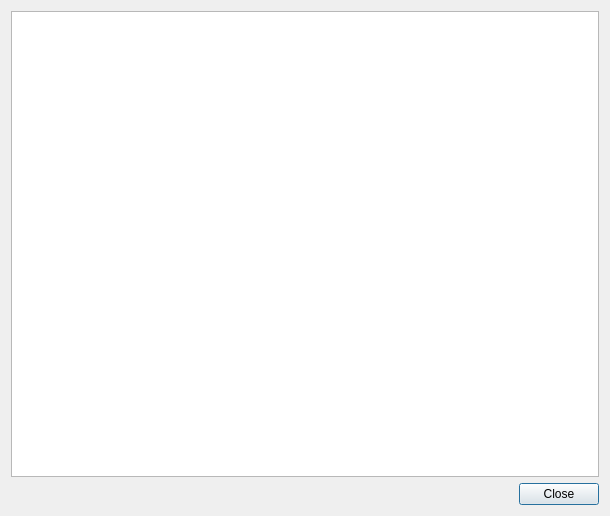
<?xml version="1.0" encoding="UTF-8"?>
<ui version="4.0">
 <class>STACBrowserDialogBase</class>
 <widget class="QDialog" name="STACBrowserDialogBase">
  <property name="geometry">
   <rect>
    <x>0</x>
    <y>0</y>
    <width>610</width>
    <height>516</height>
   </rect>
  </property>
  <property name="windowTitle">
   <string>STAC Browser</string>
  </property>
  <layout class="QGridLayout" name="gridLayout">
   <item row="2" column="0">
    <layout class="QVBoxLayout" name="verticalLayout">
     <item>
      <widget class="QTextBrowser" name="textBrowser">
       <property name="openExternalLinks">
        <bool>true</bool>
       </property>
      </widget>
     </item>
     <item>
      <layout class="QHBoxLayout" name="horizontalLayout">
       <item>
        <spacer name="horizontalSpacer">
         <property name="orientation">
          <enum>Qt::Horizontal</enum>
         </property>
         <property name="sizeHint" stdset="0">
          <size>
           <width>40</width>
           <height>20</height>
          </size>
         </property>
        </spacer>
       </item>
       <item>
        <widget class="QPushButton" name="closeButton">
         <property name="text">
          <string>Close</string>
         </property>
        </widget>
       </item>
      </layout>
     </item>
    </layout>
   </item>
  </layout>
 </widget>
 <resources/>
 <connections/>
</ui>
